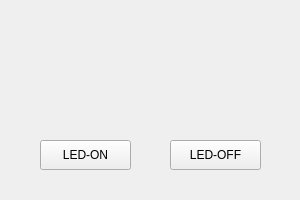
<?xml version="1.0" encoding="UTF-8"?>
<ui version="4.0">
 <class>Form</class>
 <widget class="QWidget" name="Form">
  <property name="geometry">
   <rect>
    <x>0</x>
    <y>0</y>
    <width>300</width>
    <height>200</height>
   </rect>
  </property>
  <property name="windowTitle">
   <string>Form</string>
  </property>
  <widget class="QPushButton" name="Btn_led">
   <property name="geometry">
    <rect>
     <x>40</x>
     <y>140</y>
     <width>91</width>
     <height>30</height>
    </rect>
   </property>
   <property name="text">
    <string>LED-ON</string>
   </property>
  </widget>
  <widget class="QPushButton" name="Btn_ledoff">
   <property name="geometry">
    <rect>
     <x>170</x>
     <y>140</y>
     <width>91</width>
     <height>30</height>
    </rect>
   </property>
   <property name="text">
    <string>LED-OFF</string>
   </property>
  </widget>
 </widget>
 <resources/>
 <connections/>
</ui>
